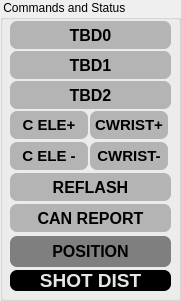
     <widget class="QGroupBox" name="groupBox_3">
      <property name="geometry">
       <rect>
        <x>540</x>
        <y>6</y>
        <width>181</width>
        <height>301</height>
       </rect>
      </property>
      <property name="title">
       <string> Commands and Status</string>
      </property>
      <widget class="ClickableQLabel" name="qlabel_can_status_indicator">
       <property name="enabled">
        <bool>true</bool>
       </property>
       <property name="geometry">
        <rect>
         <x>10</x>
         <y>204</y>
         <width>161</width>
         <height>28</height>
        </rect>
       </property>
       <property name="font">
        <font>
         <pointsize>12</pointsize>
         <bold>true</bold>
        </font>
       </property>
       <property name="styleSheet">
        <string notr="true">border: 7px;
border-radius: 7px;
background-color:rgb(180,180,180);</string>
       </property>
       <property name="text">
        <string>CAN REPORT</string>
       </property>
       <property name="textFormat">
        <enum>Qt::AutoText</enum>
       </property>
       <property name="alignment">
        <set>Qt::AlignCenter</set>
       </property>
      </widget>
      <widget class="ClickableQLabel" name="qlabel_score_indicator">
       <property name="enabled">
        <bool>true</bool>
       </property>
       <property name="geometry">
        <rect>
         <x>10</x>
         <y>51</y>
         <width>161</width>
         <height>28</height>
        </rect>
       </property>
       <property name="font">
        <font>
         <pointsize>12</pointsize>
         <bold>true</bold>
        </font>
       </property>
       <property name="styleSheet">
        <string notr="true">border: 7px;
border-radius: 7px;
background-color:rgb(180,180,180);</string>
       </property>
       <property name="text">
        <string>TBD1</string>
       </property>
       <property name="textFormat">
        <enum>Qt::AutoText</enum>
       </property>
       <property name="alignment">
        <set>Qt::AlignCenter</set>
       </property>
      </widget>
      <widget class="ClickableQLabel" name="qlabel_go_to_stow_indicator">
       <property name="enabled">
        <bool>true</bool>
       </property>
       <property name="geometry">
        <rect>
         <x>10</x>
         <y>21</y>
         <width>161</width>
         <height>28</height>
        </rect>
       </property>
       <property name="font">
        <font>
         <pointsize>12</pointsize>
         <bold>true</bold>
        </font>
       </property>
       <property name="styleSheet">
        <string notr="true">border: 7px;
border-radius: 7px;
background-color:rgb(180,180,180);</string>
       </property>
       <property name="text">
        <string>TBD0</string>
       </property>
       <property name="textFormat">
        <enum>Qt::AutoText</enum>
       </property>
       <property name="alignment">
        <set>Qt::AlignCenter</set>
       </property>
      </widget>
      <widget class="ClickableQLabel" name="qlabel_cal_elevator_up_indicator">
       <property name="enabled">
        <bool>true</bool>
       </property>
       <property name="geometry">
        <rect>
         <x>10</x>
         <y>111</y>
         <width>78</width>
         <height>28</height>
        </rect>
       </property>
       <property name="font">
        <font>
         <family>MS Shell Dlg 2</family>
         <pointsize>11</pointsize>
         <italic>false</italic>
         <bold>true</bold>
        </font>
       </property>
       <property name="styleSheet">
        <string notr="true">border: 7px;
border-radius: 7px;
background-color:rgb(180,180,180);</string>
       </property>
       <property name="text">
        <string>C ELE+</string>
       </property>
       <property name="textFormat">
        <enum>Qt::AutoText</enum>
       </property>
       <property name="alignment">
        <set>Qt::AlignCenter</set>
       </property>
      </widget>
      <widget class="ClickableQLabel" name="qlabel_position_indicator">
       <property name="enabled">
        <bool>true</bool>
       </property>
       <property name="geometry">
        <rect>
         <x>10</x>
         <y>236</y>
         <width>161</width>
         <height>31</height>
        </rect>
       </property>
       <property name="font">
        <font>
         <pointsize>12</pointsize>
         <bold>true</bold>
        </font>
       </property>
       <property name="styleSheet">
        <string notr="true">border: 7px;
border-radius: 7px;
background-color:rgb(127, 127, 127);</string>
       </property>
       <property name="text">
        <string>POSITION</string>
       </property>
       <property name="textFormat">
        <enum>Qt::AutoText</enum>
       </property>
       <property name="alignment">
        <set>Qt::AlignCenter</set>
       </property>
      </widget>
      <widget class="QLabel" name="qlabel_shot_distance">
       <property name="enabled">
        <bool>false</bool>
       </property>
       <property name="geometry">
        <rect>
         <x>10</x>
         <y>270</y>
         <width>161</width>
         <height>21</height>
        </rect>
       </property>
       <property name="font">
        <font>
         <family>MS Shell Dlg 2</family>
         <pointsize>14</pointsize>
         <bold>true</bold>
        </font>
       </property>
       <property name="styleSheet">
        <string notr="true">border: 7px;
border-radius: 7px;
background-color:rgb(0, 0, 0);
color:rgb(230,230,230);</string>
       </property>
       <property name="text">
        <string>SHOT DIST</string>
       </property>
       <property name="textFormat">
        <enum>Qt::AutoText</enum>
       </property>
       <property name="alignment">
        <set>Qt::AlignCenter</set>
       </property>
      </widget>
      <widget class="ClickableQLabel" name="qlabel_reset_flex_indicator">
       <property name="enabled">
        <bool>true</bool>
       </property>
       <property name="geometry">
        <rect>
         <x>10</x>
         <y>173</y>
         <width>161</width>
         <height>28</height>
        </rect>
       </property>
       <property name="font">
        <font>
         <pointsize>12</pointsize>
         <bold>true</bold>
        </font>
       </property>
       <property name="styleSheet">
        <string notr="true">border: 7px;
border-radius: 7px;
background-color:rgb(180,180,180);</string>
       </property>
       <property name="text">
        <string>REFLASH</string>
       </property>
       <property name="textFormat">
        <enum>Qt::AutoText</enum>
       </property>
       <property name="alignment">
        <set>Qt::AlignCenter</set>
       </property>
      </widget>
      <widget class="ClickableQLabel" name="qlabel_cal_elevator_down_indicator">
       <property name="enabled">
        <bool>true</bool>
       </property>
       <property name="geometry">
        <rect>
         <x>10</x>
         <y>142</y>
         <width>78</width>
         <height>28</height>
        </rect>
       </property>
       <property name="font">
        <font>
         <family>MS Shell Dlg 2</family>
         <pointsize>11</pointsize>
         <italic>false</italic>
         <bold>true</bold>
        </font>
       </property>
       <property name="styleSheet">
        <string notr="true">border: 7px;
border-radius: 7px;
background-color:rgb(180,180,180);</string>
       </property>
       <property name="text">
        <string>C ELE -</string>
       </property>
       <property name="textFormat">
        <enum>Qt::AutoText</enum>
       </property>
       <property name="alignment">
        <set>Qt::AlignCenter</set>
       </property>
      </widget>
      <widget class="ClickableQLabel" name="qlabel_cal_wrist_down_indicator">
       <property name="enabled">
        <bool>true</bool>
       </property>
       <property name="geometry">
        <rect>
         <x>90</x>
         <y>142</y>
         <width>78</width>
         <height>28</height>
        </rect>
       </property>
       <property name="font">
        <font>
         <family>MS Shell Dlg 2</family>
         <pointsize>11</pointsize>
         <italic>false</italic>
         <bold>true</bold>
        </font>
       </property>
       <property name="styleSheet">
        <string notr="true">border: 7px;
border-radius: 7px;
background-color:rgb(180,180,180);</string>
       </property>
       <property name="text">
        <string>CWRIST-</string>
       </property>
       <property name="textFormat">
        <enum>Qt::AutoText</enum>
       </property>
       <property name="alignment">
        <set>Qt::AlignCenter</set>
       </property>
      </widget>
      <widget class="ClickableQLabel" name="qlabel_cal_wrist_up_indicator">
       <property name="enabled">
        <bool>true</bool>
       </property>
       <property name="geometry">
        <rect>
         <x>90</x>
         <y>111</y>
         <width>78</width>
         <height>28</height>
        </rect>
       </property>
       <property name="font">
        <font>
         <family>MS Shell Dlg 2</family>
         <pointsize>11</pointsize>
         <italic>false</italic>
         <bold>true</bold>
        </font>
       </property>
       <property name="styleSheet">
        <string notr="true">border: 7px;
border-radius: 7px;
background-color:rgb(180,180,180);</string>
       </property>
       <property name="text">
        <string>CWRIST+</string>
       </property>
       <property name="textFormat">
        <enum>Qt::AutoText</enum>
       </property>
       <property name="alignment">
        <set>Qt::AlignCenter</set>
       </property>
      </widget>
      <widget class="ClickableQLabel" name="qlabel_recal_wrist_indicator">
       <property name="enabled">
        <bool>true</bool>
       </property>
       <property name="geometry">
        <rect>
         <x>10</x>
         <y>81</y>
         <width>161</width>
         <height>28</height>
        </rect>
       </property>
       <property name="font">
        <font>
         <pointsize>12</pointsize>
         <bold>true</bold>
        </font>
       </property>
       <property name="styleSheet">
        <string notr="true">border: 7px;
border-radius: 7px;
background-color:rgb(180,180,180);</string>
       </property>
       <property name="text">
        <string>TBD2</string>
       </property>
       <property name="textFormat">
        <enum>Qt::AutoText</enum>
       </property>
       <property name="alignment">
        <set>Qt::AlignCenter</set>
       </property>
      </widget>
     </widget>
